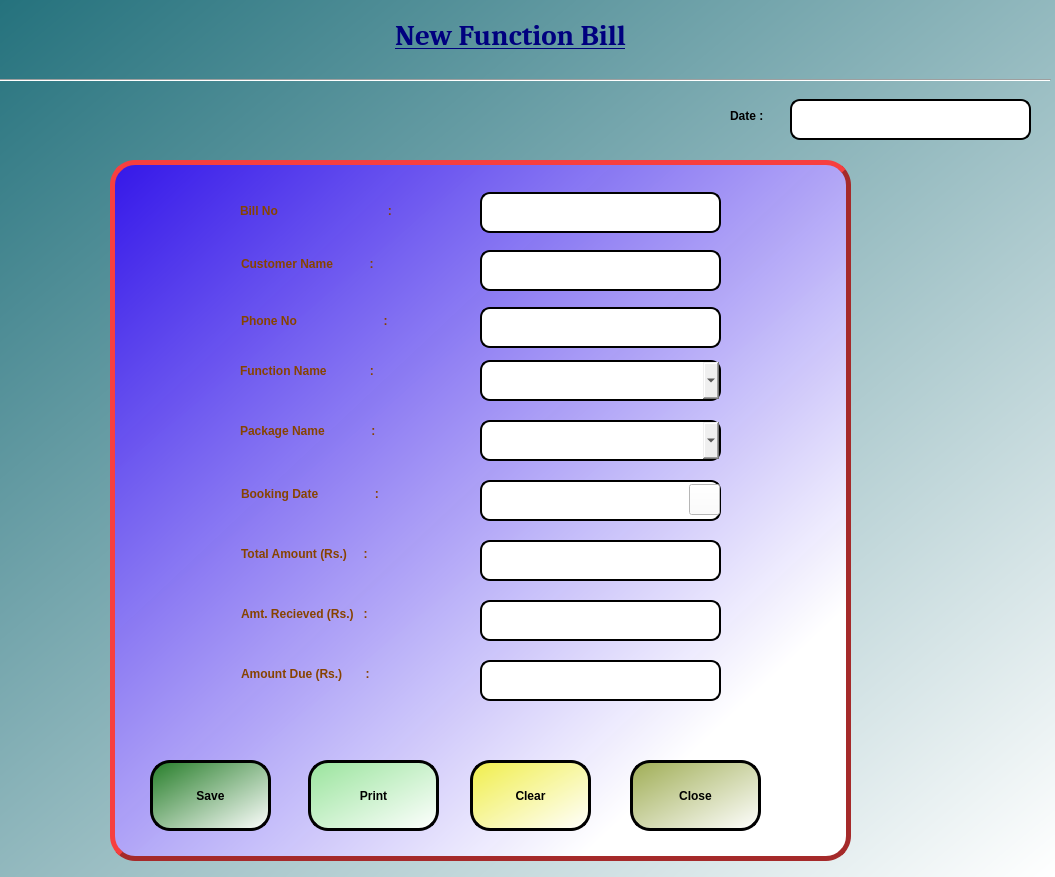
<?xml version="1.0" encoding="UTF-8"?>
<ui version="4.0">
 <class>new_function</class>
 <widget class="QDialog" name="new_function">
  <property name="geometry">
   <rect>
    <x>0</x>
    <y>0</y>
    <width>1055</width>
    <height>877</height>
   </rect>
  </property>
  <property name="windowTitle">
   <string>Dialog</string>
  </property>
  <property name="styleSheet">
   <string notr="true">#new_function{background-color: qlineargradient(spread:pad, x1:0, y1:0, x2:1, y2:1, stop:0 rgba(37, 114, 125, 255), stop:1 rgba(255, 255, 255, 255));}</string>
  </property>
  <widget class="QLabel" name="title_label">
   <property name="geometry">
    <rect>
     <x>210</x>
     <y>10</y>
     <width>601</width>
     <height>51</height>
    </rect>
   </property>
   <property name="font">
    <font>
     <family>Cambria</family>
     <pointsize>22</pointsize>
     <weight>75</weight>
     <italic>false</italic>
     <bold>true</bold>
     <underline>true</underline>
    </font>
   </property>
   <property name="styleSheet">
    <string notr="true">font: 75 22pt &quot;Cambria&quot;;
font:bold;
color: rgb(0, 0, 127);
</string>
   </property>
   <property name="text">
    <string>New Function Bill</string>
   </property>
   <property name="alignment">
    <set>Qt::AlignCenter</set>
   </property>
  </widget>
  <widget class="Line" name="line">
   <property name="geometry">
    <rect>
     <x>0</x>
     <y>70</y>
     <width>1051</width>
     <height>20</height>
    </rect>
   </property>
   <property name="orientation">
    <enum>Qt::Horizontal</enum>
   </property>
  </widget>
  <widget class="QLineEdit" name="date_le">
   <property name="enabled">
    <bool>false</bool>
   </property>
   <property name="geometry">
    <rect>
     <x>790</x>
     <y>99</y>
     <width>241</width>
     <height>41</height>
    </rect>
   </property>
   <property name="font">
    <font>
     <family>Cambria</family>
     <pointsize>11</pointsize>
     <weight>75</weight>
     <italic>false</italic>
     <bold>true</bold>
    </font>
   </property>
   <property name="styleSheet">
    <string notr="true">border-radius:10px;
border-style:outset;
border-width:2px;
border-color:black;
font: 11pt &quot;Cambria&quot;;
font:bold</string>
   </property>
  </widget>
  <widget class="QLabel" name="date_label">
   <property name="geometry">
    <rect>
     <x>730</x>
     <y>100</y>
     <width>71</width>
     <height>31</height>
    </rect>
   </property>
   <property name="styleSheet">
    <string notr="true">font: 75 12pt &quot;Cambria&quot;;
font:bold;
</string>
   </property>
   <property name="text">
    <string>Date :</string>
   </property>
  </widget>
  <widget class="QFrame" name="table_frame">
   <property name="geometry">
    <rect>
     <x>110</x>
     <y>160</y>
     <width>741</width>
     <height>701</height>
    </rect>
   </property>
   <property name="styleSheet">
    <string notr="true">#table_frame{border-width:1.5px;
border-style:outset;
border-color:grey;
	background-color: qlineargradient(spread:pad, x1:0, y1:0, x2:1, y2:1, stop:0 rgba(52, 21, 235, 249), stop:0.81592 rgba(255, 255, 255, 255));
border-radius:25px;
border-width:5px;
border-color:brown;
}</string>
   </property>
   <property name="frameShape">
    <enum>QFrame::StyledPanel</enum>
   </property>
   <property name="frameShadow">
    <enum>QFrame::Raised</enum>
   </property>
   <widget class="QLineEdit" name="bill_le">
    <property name="enabled">
     <bool>false</bool>
    </property>
    <property name="geometry">
     <rect>
      <x>370</x>
      <y>32</y>
      <width>241</width>
      <height>41</height>
     </rect>
    </property>
    <property name="font">
     <font>
      <family>Cambria</family>
      <pointsize>11</pointsize>
      <weight>75</weight>
      <italic>false</italic>
      <bold>true</bold>
     </font>
    </property>
    <property name="styleSheet">
     <string notr="true">border-radius:10px;
border-style:outset;
border-width:2px;
border-color:black;
font: 11pt &quot;Cambria&quot;;
font:bold</string>
    </property>
   </widget>
   <widget class="QLabel" name="bill_label">
    <property name="geometry">
     <rect>
      <x>130</x>
      <y>30</y>
      <width>221</width>
      <height>41</height>
     </rect>
    </property>
    <property name="styleSheet">
     <string notr="true">font: 75 12pt &quot;Cambria&quot;;
font:bold;
color: rgb(135, 67, 0);
</string>
    </property>
    <property name="text">
     <string>Bill No                                 :</string>
    </property>
   </widget>
   <widget class="QLabel" name="customer_label">
    <property name="geometry">
     <rect>
      <x>131</x>
      <y>83</y>
      <width>221</width>
      <height>41</height>
     </rect>
    </property>
    <property name="styleSheet">
     <string notr="true">font: 75 12pt &quot;Cambria&quot;;
font:bold;
color: rgb(135, 67, 0);
</string>
    </property>
    <property name="text">
     <string>Customer Name           :</string>
    </property>
   </widget>
   <widget class="QLineEdit" name="customer_le">
    <property name="geometry">
     <rect>
      <x>370</x>
      <y>90</y>
      <width>241</width>
      <height>41</height>
     </rect>
    </property>
    <property name="font">
     <font>
      <family>Cambria</family>
      <pointsize>11</pointsize>
      <weight>75</weight>
      <italic>false</italic>
      <bold>true</bold>
     </font>
    </property>
    <property name="styleSheet">
     <string notr="true">border-radius:10px;
border-style:outset;
border-width:2px;
border-color:black;
font: 11pt &quot;Cambria&quot;;
font:bold</string>
    </property>
   </widget>
   <widget class="QLabel" name="function_label">
    <property name="geometry">
     <rect>
      <x>130</x>
      <y>190</y>
      <width>221</width>
      <height>41</height>
     </rect>
    </property>
    <property name="styleSheet">
     <string notr="true">font: 75 12pt &quot;Cambria&quot;;
font:bold;
color: rgb(135, 67, 0);
</string>
    </property>
    <property name="text">
     <string>Function Name             :</string>
    </property>
   </widget>
   <widget class="QLabel" name="phone_label">
    <property name="geometry">
     <rect>
      <x>131</x>
      <y>140</y>
      <width>221</width>
      <height>41</height>
     </rect>
    </property>
    <property name="styleSheet">
     <string notr="true">font: 75 12pt &quot;Cambria&quot;;
font:bold;
color: rgb(135, 67, 0);
</string>
    </property>
    <property name="text">
     <string>Phone No                          :</string>
    </property>
   </widget>
   <widget class="QLineEdit" name="phone_le">
    <property name="geometry">
     <rect>
      <x>370</x>
      <y>147</y>
      <width>241</width>
      <height>41</height>
     </rect>
    </property>
    <property name="font">
     <font>
      <family>Cambria</family>
      <pointsize>11</pointsize>
      <weight>75</weight>
      <italic>false</italic>
      <bold>true</bold>
     </font>
    </property>
    <property name="styleSheet">
     <string notr="true">border-radius:10px;
border-style:outset;
border-width:2px;
border-color:black;
font: 11pt &quot;Cambria&quot;;
font:bold</string>
    </property>
   </widget>
   <widget class="QLabel" name="booking_label">
    <property name="geometry">
     <rect>
      <x>131</x>
      <y>313</y>
      <width>221</width>
      <height>41</height>
     </rect>
    </property>
    <property name="styleSheet">
     <string notr="true">font: 75 12pt &quot;Cambria&quot;;
font:bold;
color: rgb(135, 67, 0);
</string>
    </property>
    <property name="text">
     <string>Booking Date                 :</string>
    </property>
   </widget>
   <widget class="QLineEdit" name="booking_le">
    <property name="geometry">
     <rect>
      <x>370</x>
      <y>320</y>
      <width>241</width>
      <height>41</height>
     </rect>
    </property>
    <property name="font">
     <font>
      <family>Cambria</family>
      <pointsize>11</pointsize>
      <weight>75</weight>
      <italic>false</italic>
      <bold>true</bold>
     </font>
    </property>
    <property name="styleSheet">
     <string notr="true">border-radius:10px;
border-style:outset;
border-width:2px;
border-color:black;
font: 11pt &quot;Cambria&quot;;
font:bold</string>
    </property>
   </widget>
   <widget class="QLabel" name="total_label">
    <property name="geometry">
     <rect>
      <x>131</x>
      <y>373</y>
      <width>221</width>
      <height>41</height>
     </rect>
    </property>
    <property name="styleSheet">
     <string notr="true">font: 75 12pt &quot;Cambria&quot;;
font:bold;
color: rgb(135, 67, 0);
</string>
    </property>
    <property name="text">
     <string>Total Amount (Rs.)     :</string>
    </property>
   </widget>
   <widget class="QLineEdit" name="total_le">
    <property name="geometry">
     <rect>
      <x>370</x>
      <y>380</y>
      <width>241</width>
      <height>41</height>
     </rect>
    </property>
    <property name="font">
     <font>
      <family>Cambria</family>
      <pointsize>11</pointsize>
      <weight>75</weight>
      <italic>false</italic>
      <bold>true</bold>
     </font>
    </property>
    <property name="styleSheet">
     <string notr="true">border-radius:10px;
border-style:outset;
border-width:2px;
border-color:black;
font: 11pt &quot;Cambria&quot;;
font:bold</string>
    </property>
   </widget>
   <widget class="QLabel" name="recieved_label">
    <property name="geometry">
     <rect>
      <x>131</x>
      <y>433</y>
      <width>221</width>
      <height>41</height>
     </rect>
    </property>
    <property name="styleSheet">
     <string notr="true">font: 75 12pt &quot;Cambria&quot;;
font:bold;
color: rgb(135, 67, 0);
</string>
    </property>
    <property name="text">
     <string>Amt. Recieved (Rs.)   :</string>
    </property>
   </widget>
   <widget class="QLineEdit" name="recieved_le">
    <property name="geometry">
     <rect>
      <x>370</x>
      <y>440</y>
      <width>241</width>
      <height>41</height>
     </rect>
    </property>
    <property name="font">
     <font>
      <family>Cambria</family>
      <pointsize>11</pointsize>
      <weight>75</weight>
      <italic>false</italic>
      <bold>true</bold>
     </font>
    </property>
    <property name="styleSheet">
     <string notr="true">border-radius:10px;
border-style:outset;
border-width:2px;
border-color:black;
font: 11pt &quot;Cambria&quot;;
font:bold</string>
    </property>
   </widget>
   <widget class="QLabel" name="package_label">
    <property name="geometry">
     <rect>
      <x>130</x>
      <y>250</y>
      <width>221</width>
      <height>41</height>
     </rect>
    </property>
    <property name="styleSheet">
     <string notr="true">font: 75 12pt &quot;Cambria&quot;;
font:bold;
color: rgb(135, 67, 0);
</string>
    </property>
    <property name="text">
     <string>Package Name              :</string>
    </property>
   </widget>
   <widget class="QComboBox" name="function_combo">
    <property name="geometry">
     <rect>
      <x>370</x>
      <y>200</y>
      <width>241</width>
      <height>41</height>
     </rect>
    </property>
    <property name="styleSheet">
     <string notr="true">border-radius:10px;
border-style:outset;
border-width:2px;
border-color:black;
font: 11pt &quot;Cambria&quot;;
font:bold</string>
    </property>
   </widget>
   <widget class="QComboBox" name="package_combo">
    <property name="geometry">
     <rect>
      <x>370</x>
      <y>260</y>
      <width>241</width>
      <height>41</height>
     </rect>
    </property>
    <property name="styleSheet">
     <string notr="true">border-radius:10px;
border-style:outset;
border-width:2px;
border-color:black;
font: 11pt &quot;Cambria&quot;;
font:bold</string>
    </property>
   </widget>
   <widget class="QPushButton" name="close_btn">
    <property name="geometry">
     <rect>
      <x>520</x>
      <y>600</y>
      <width>131</width>
      <height>71</height>
     </rect>
    </property>
    <property name="styleSheet">
     <string notr="true">background-color: qlineargradient(spread:pad, x1:0, y1:0, x2:1, y2:1, stop:0 rgba(159, 173, 84, 255), stop:1 rgba(255, 255, 255, 255));
font: 75 14pt &quot;Calibri&quot;;
border-radius:20px;
border-style:outset;
border-width:3px;
border-color:black;
font:bold;</string>
    </property>
    <property name="text">
     <string>Close</string>
    </property>
   </widget>
   <widget class="QPushButton" name="clear_btn">
    <property name="geometry">
     <rect>
      <x>360</x>
      <y>600</y>
      <width>121</width>
      <height>71</height>
     </rect>
    </property>
    <property name="styleSheet">
     <string notr="true">background-color: qlineargradient(spread:pad, x1:0, y1:0, x2:1, y2:1, stop:0 rgba(240, 238, 74, 255), stop:1 rgba(255, 255, 255, 255));
font: 75 14pt &quot;Calibri&quot;;
border-radius:20px;
border-style:outset;
border-width:3px;
border-color:black;
font:bold;</string>
    </property>
    <property name="text">
     <string>Clear</string>
    </property>
   </widget>
   <widget class="QPushButton" name="print_btn">
    <property name="geometry">
     <rect>
      <x>198</x>
      <y>600</y>
      <width>131</width>
      <height>71</height>
     </rect>
    </property>
    <property name="styleSheet">
     <string notr="true">background-color: qlineargradient(spread:pad, x1:0, y1:0, x2:1, y2:1, stop:0 rgba(153, 228, 156, 255), stop:1 rgba(255, 255, 255, 255));
font: 75 14pt &quot;Calibri&quot;;
border-radius:20px;
border-style:outset;
border-width:3px;
border-color:black;
font:bold;</string>
    </property>
    <property name="text">
     <string>Print</string>
    </property>
   </widget>
   <widget class="QPushButton" name="save_btn">
    <property name="geometry">
     <rect>
      <x>40</x>
      <y>600</y>
      <width>121</width>
      <height>71</height>
     </rect>
    </property>
    <property name="styleSheet">
     <string notr="true">background-color: qlineargradient(spread:pad, x1:0, y1:0, x2:1, y2:1, stop:0 rgba(37, 125, 40, 255), stop:1 rgba(255, 255, 255, 255));
font: 75 14pt &quot;Calibri&quot;;
border-radius:20px;
border-style:outset;
border-width:3px;
border-color:black;
font:bold;</string>
    </property>
    <property name="text">
     <string>Save</string>
    </property>
   </widget>
   <widget class="QToolButton" name="cal_tool_btn">
    <property name="geometry">
     <rect>
      <x>579</x>
      <y>324</y>
      <width>31</width>
      <height>31</height>
     </rect>
    </property>
    <property name="styleSheet">
     <string notr="true">background-color: rgb(255, 255, 255);</string>
    </property>
    <property name="text">
     <string/>
    </property>
    <property name="icon">
     <iconset>
      <normaloff>images/calendar-512.png</normaloff>images/calendar-512.png</iconset>
    </property>
    <property name="iconSize">
     <size>
      <width>30</width>
      <height>30</height>
     </size>
    </property>
   </widget>
  </widget>
  <widget class="QLabel" name="due_label">
   <property name="geometry">
    <rect>
     <x>241</x>
     <y>653</y>
     <width>221</width>
     <height>41</height>
    </rect>
   </property>
   <property name="styleSheet">
    <string notr="true">font: 75 12pt &quot;Cambria&quot;;
font:bold;
color: rgb(135, 67, 0);
</string>
   </property>
   <property name="text">
    <string>Amount Due (Rs.)       :</string>
   </property>
  </widget>
  <widget class="QLineEdit" name="due_le">
   <property name="enabled">
    <bool>false</bool>
   </property>
   <property name="geometry">
    <rect>
     <x>480</x>
     <y>660</y>
     <width>241</width>
     <height>41</height>
    </rect>
   </property>
   <property name="font">
    <font>
     <family>Cambria</family>
     <pointsize>11</pointsize>
     <weight>75</weight>
     <italic>false</italic>
     <bold>true</bold>
    </font>
   </property>
   <property name="styleSheet">
    <string notr="true">border-radius:10px;
border-style:outset;
border-width:2px;
border-color:black;
font: 11pt &quot;Cambria&quot;;
font:bold</string>
   </property>
  </widget>
 </widget>
 <resources/>
 <connections/>
</ui>
